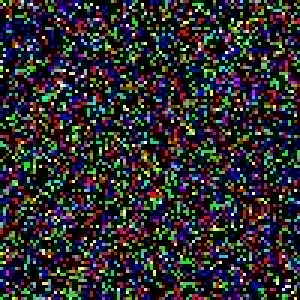
#> input picture test/image.jpg, 100 x 100 px (shown 3 times larger)
$ python -i Preprocessing.py   (imports and definitions only)
#> lines starting #> are read from the running program, lines starting #| are printed output that depends on the picture
import cv2
import numpy as np
from tqdm import tqdm
from skimage.morphology import reconstruction
from .utils import float32_to_uint8, uint8_to_float32

def h_dome(img, h=0.7):

    seed = img - h
    background = reconstruction(seed, img)
    hdome = img - background

    return hdome

def apply_clahe(img, clipLimit=6):

    img = float32_to_uint8(img)
    clahe = cv2.createCLAHE(clipLimit=clipLimit, tileGridSize=(8,8))
    equalized = clahe.apply(img)

    return uint8_to_float32(equalized)


def illumination(inp:np.ndarray, n=8) -> tuple:

    if not max(inp.shape) < 512:
        r = 512/max(inp.shape)
        ret = cv2.resize(inp, (int(r*inp.shape[0]), int(r*inp.shape[1])))
        print(f"Resizing to {ret.shape}")

    else:
        ret = np.copy(inp)

    for d_i in tqdm(range(n)):

        d_i=int((d_i//2)*2+1)
        tmp_2 = cv2.copyMakeBorder(ret, d_i, d_i, d_i, d_i, cv2.BORDER_REPLICATE)

        for x in range(d_i,ret.shape[0]+d_i):
            for y in range(d_i,ret.shape[1]+d_i):
                c_0 = (tmp_2[x-d_i,y-d_i] + tmp_2[x+d_i,y+d_i])/2
                c_1 = (tmp_2[x+d_i,y-d_i] + tmp_2[x-d_i,y+d_i])/2
                c_2 = (tmp_2[x-d_i,y] + tmp_2[x+d_i,y])/2
                c_3 = (tmp_2[x,y-d_i] + tmp_2[x,y+d_i])/2
                c_4 = tmp_2[x,y]

                tmp_2[x,y] = min([c_0, c_1, c_2, c_3, c_4])

        tmp_2 = cv2.GaussianBlur(tmp_2, ksize=(d_i, d_i), sigmaX=d_i, sigmaY=d_i)
        ret = tmp_2[d_i:ret.shape[0]+d_i, d_i:ret.shape[1]+d_i]

    ret = cv2.resize(ret, (inp.shape[1], inp.shape[0]), interpolation=cv2.INTER_LINEAR)

    return inp-ret, ret

>>> import cv2
>>> picture = cv2.imread('../test/image.jpg', cv2.IMREAD_GRAYSCALE)
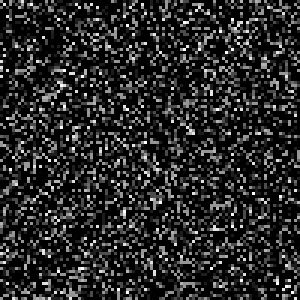
#> picture: shape (100, 100) (shown 3 times larger); min 0, max 255, mean 41.3
>>> result = illumination(picture)
#> the loop in illumination, `for d_i in tqdm(range(n)): ` made 8 passes
#> pass 1, in illumination, `tmp_2 = cv2.copyMakeBorder(ret, d_i, d_i, d_i, d_i, cv2.BORDER_REPLICA..`:
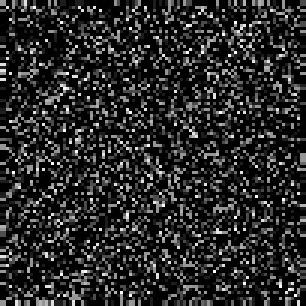
#> tmp_2: shape (102, 102) (shown 3 times larger); min 0, max 255, mean 41.4
#> pass 1, in illumination, `tmp_2 = cv2.GaussianBlur(tmp_2, ksize=(d_i, d_i), sigmaX=d_i, sigmaY=d..`:
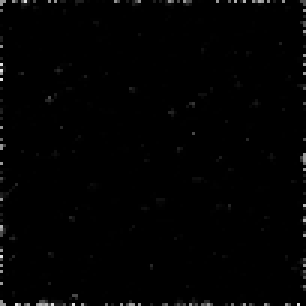
#> tmp_2: shape (102, 102) (shown 3 times larger); min 0, max 228, mean 2.2
#> after the loop in illumination, `for d_i in tqdm(range(n)):`: ret: shape (100, 100); every value is 0
#> after the loop in illumination, `for d_i in tqdm(range(n)):`: tmp_2: shape (114, 114); every value is 0
